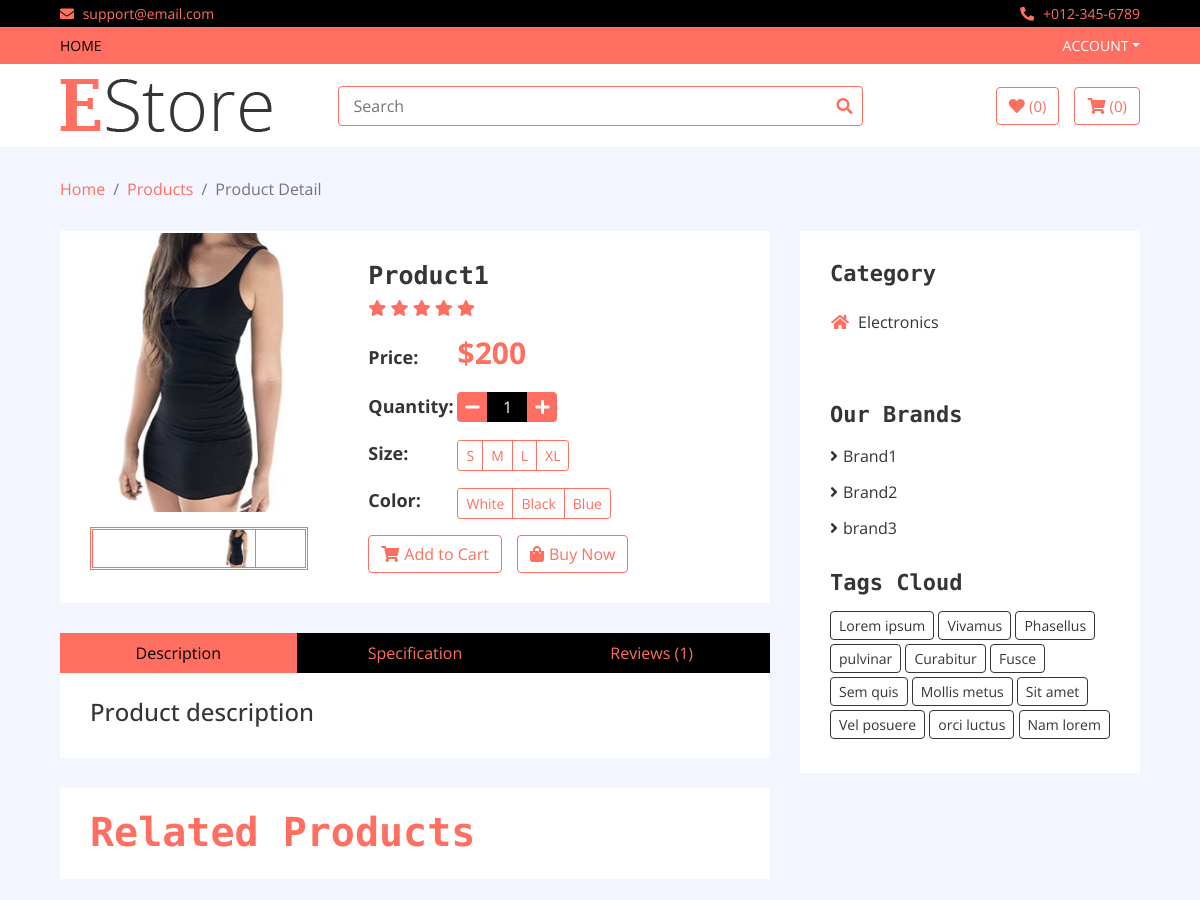
Page /detail/product1 (upper part) on the earlier database version.
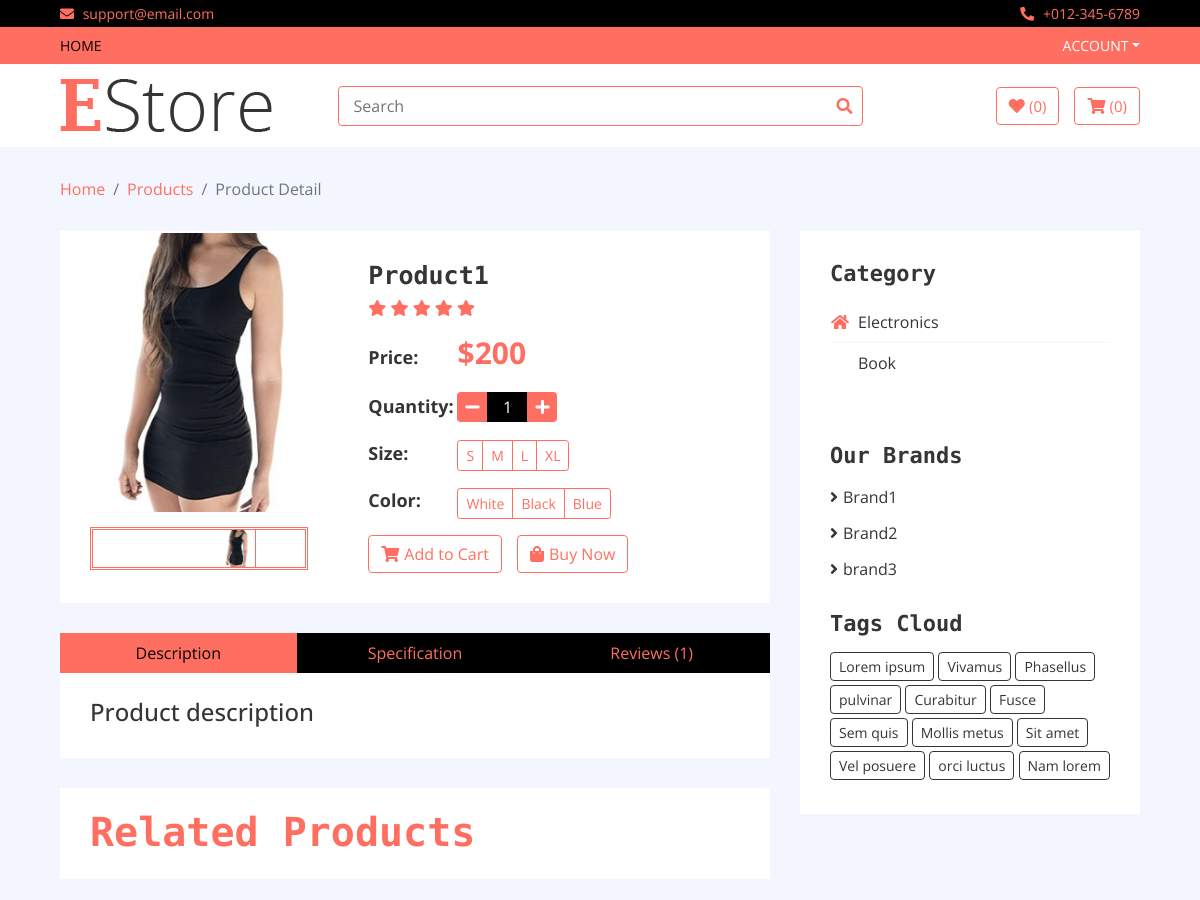
Same page on the later database version.
### home/models.py (models this page shows, shortened)
class Product(models.Model):
    name =models.CharField(max_length=300)
    price = models.IntegerField()
    discounted_price = models.IntegerField()
    image = models.ImageField(upload_to='media')
    description = models.TextField(blank = True)
    specification = models.TextField(blank = True)
    slug = models.TextField(unique = True)
    category = models.ForeignKey(Category, on_delete=models.CASCADE)
    brand = models.ForeignKey(Brand, on_delete=models.CASCADE)
    stock = models.CharField(max_length=100, choices=STOCK)
    labels = models.CharField(max_length=100,choices=LABELS)

class Category(models.Model):
    name = models.CharField(max_length=300,unique=True)
    logo = models.CharField(max_length=300)
    slug = models.CharField(max_length=300,unique=True)

class Brand(models.Model):
    name = models.CharField(max_length=300)
    image = models.ImageField(upload_to='media')
    rank = models.IntegerField()
    slug = models.CharField(max_length=300, unique=True)

### home/views.py (the view)
# urls.py: path("detail/<slug>", DetailView.as_view(), name = 'detail'),
class DetailView(BaseView):
    def get(self,request,slug):
        self.views
        self.views['detail_products'] = Product.objects.filter(slug = slug)
        cat_id = Product.objects.get(slug = slug).category_id
        self.views['related_products'] = Product.objects.filter(category_id = cat_id)
        return render(request, 'product-detail.html', self.views)

### templates/product-detail.html (shortened to what this page needs)
{% extends 'base.html' %}
{% load static %}
{% block content %}
        <div class="breadcrumb-wrap">
            <div class="container-fluid">
                <ul class="breadcrumb">
                    <li class="breadcrumb-item"><a href="#">Home</a></li>
                    <li class="breadcrumb-item"><a href="#">Products</a></li>
                    <li class="breadcrumb-item active">Product Detail</li>
                </ul>
            </div>
        </div>
        <div class="product-detail">
            <div class="container-fluid">
                <div class="row">
                    {% for detail in detail_products %}
                    <div class="col-lg-8">
                        <div class="product-detail-top">
                            <div class="row align-items-center">
                                <div class="col-md-5">
                                    <div class="product-slider-single normal-slider">
                                        <img src="{{detail.image.url}}" alt="Product Image">
                                    </div>
                                    <div class="product-slider-single-nav normal-slider">
                                        <div class="slider-nav-img"><img src="{{detail.image.url}}" alt="Product Image"></div>
                                    </div>
                                </div>
                                <div class="col-md-7">
                                    <div class="product-content">
                                        <div class="title"><h2>{{detail.name}}</h2></div>
                                        <div class="ratting">
                                            <i class="fa fa-star"></i>
                                            <i class="fa fa-star"></i>
                                            <i class="fa fa-star"></i>
                                            <i class="fa fa-star"></i>
                                            <i class="fa fa-star"></i>
                                        </div>
                                        <div class="price">
                                            <h4>Price:</h4>
                                            {% if detail.discounted_price > 0 %}
                                            <p>${{detail.discounted_price}} <span>${{detail.price}}</span></p>
                                            {% else %}
                                            <p>${{detail.price}}</p>
                                            {% endif %}
                                        </div>
                                        <div class="quantity">
                                            <h4>Quantity:</h4>
                                            <div class="qty">
                                                <button class="btn-minus"><i class="fa fa-minus"></i></button>
                                                <input type="text" value="1">
                                                <button class="btn-plus"><i class="fa fa-plus"></i></button>
                                            </div>
                                        </div>
                                        <div class="p-size">
                                            <h4>Size:</h4>
                                            <div class="btn-group btn-group-sm">
                                                <button type="button" class="btn">S</button>
                                                <button type="button" class="btn">M</button>
                                                <button type="button" class="btn">L</button>
                                                <button type="button" class="btn">XL</button>
                                            </div>
                                        </div>
                                        <div class="p-color">
                                            <h4>Color:</h4>
                                            <div class="btn-group btn-group-sm">
                                                <button type="button" class="btn">White</button>
                                                <button type="button" class="btn">Black</button>
                                                <button type="button" class="btn">Blue</button>
                                            </div>
                                        </div>
                                        <div class="action">
                                            <a class="btn" href="#"><i class="fa fa-shopping-cart"></i>Add to Cart</a>
                                            <a class="btn" href="#"><i class="fa fa-shopping-bag"></i>Buy Now</a>
                                        </div>
                                    </div>
                                </div>
                            </div>
                        </div>
                        <div class="row product-detail-bottom">
                            <div class="col-lg-12">
                                <ul class="nav nav-pills nav-justified">
                                    <li class="nav-item">
                                        <a class="nav-link active" data-toggle="pill" href="#description">Description</a>
                                    </li>
                                    <li class="nav-item">
                                        <a class="nav-link" data-toggle="pill" href="#specification">Specification</a>
                                    </li>
                                    <li class="nav-item">
                                        <a class="nav-link" data-toggle="pill" href="#reviews">Reviews (1)</a>
                                    </li>
                                </ul>
                                <div class="tab-content">
                                    <div id="description" class="container tab-pane active">
                                        <h4>Product description</h4>
                                    </div>
                                </div>
                            </div>
                        </div>
                        <div class="product">
                            <div class="section-header">
                                <h1>Related Products</h1>
                            </div>
                        </div>
                    </div>
                    {% endfor %}
                    <div class="col-lg-4 sidebar">
                        <div class="sidebar-widget category">
                            <h2 class="title">Category</h2>
                            <nav class="navbar bg-light">
                                <ul class="navbar-nav">
                                   {% for cat in categories %}
                                <li class="nav-item">
                                    <a class="nav-link" href="/category/{{cat.slug}}"><i class="fa {{cat.logo}}"></i>{{cat.name}}</a>
                                </li>
                                {% endfor %}
                                </ul>
                            </nav>
                        </div>
                        <div class="sidebar-widget widget-slider">
                        </div>
                        <div class="sidebar-widget brands">
                            <h2 class="title">Our Brands</h2>
                            <ul>
                                {% for brand in brands %}
                                <li><a href="/brand/{{brand.slug}}">{{brand.name}} </a></li>
                                {% endfor %}
                            </ul>
                        </div>
                        <div class="sidebar-widget tag">
                            <h2 class="title">Tags Cloud</h2>
                            <a href="#">Lorem ipsum</a>
                            <a href="#">Vivamus</a>
                            <a href="#">Phasellus</a>
                            <a href="#">pulvinar</a>
                            <a href="#">Curabitur</a>
                            <a href="#">Fusce</a>
                            <a href="#">Sem quis</a>
                            <a href="#">Mollis metus</a>
                            <a href="#">Sit amet</a>
                            <a href="#">Vel posuere</a>
                            <a href="#">orci luctus</a>
                            <a href="#">Nam lorem</a>
                        </div>
                    </div>
                </div>
            </div>
        </div>
        {% endblock %}

### templates/base.html (shortened to what this page needs)
<!DOCTYPE html>
{% load static %}
<html lang="en">
    <head>
        <link href="https://stackpath.bootstrapcdn.com/bootstrap/4.4.1/css/bootstrap.min.css" rel="stylesheet">
        <link href="https://cdnjs.cloudflare.com/ajax/libs/font-awesome/5.10.0/css/all.min.css" rel="stylesheet">
        <link href="{% static 'lib/slick/slick.css' %}" rel="stylesheet">
        <link href="{% static 'lib/slick/slick-theme.css' %}" rel="stylesheet">
        <link href="{% static 'css/style.css' %}" rel="stylesheet">
    </head>
    <body>
        <div class="top-bar">
            <div class="container-fluid">
                <div class="row">
                    <div class="col-sm-6">
                        <i class="fa fa-envelope"></i>
                        support@email.com
                    </div>
                    <div class="col-sm-6">
                        <i class="fa fa-phone-alt"></i>
                        +012-345-6789
                    </div>
                </div>
            </div>
        </div>
        <div class="nav">
            <div class="container-fluid">
                <nav class="navbar navbar-expand-md bg-dark navbar-dark">
                    <div class="collapse navbar-collapse justify-content-between" id="navbarCollapse">
                        <div class="navbar-nav mr-auto">
                            <a href="index.html" class="nav-item nav-link active">Home</a>
                        </div>
                        {% if user.is_authenticated %}
                        <div class="navbar-nav ml-auto">
                            <div class="nav-item dropdown">
                                <a href="#" class="nav-link dropdown-toggle" data-toggle="dropdown">{{user.username}}</a>
                                <div class="dropdown-menu">
                                    <a href="/account/logout/" class="dropdown-item">Log Out</a>
                                </div>
                            </div>
                        </div>
                        {% else %}
                        <div class="navbar-nav ml-auto">
                            <div class="nav-item dropdown">
                                <a href="#" class="nav-link dropdown-toggle" data-toggle="dropdown">Account</a>
                            </div>
                        </div>
                        {% endif %}
                    </div>
                </nav>
            </div>
        </div>
        <div class="bottom-bar">
            <div class="container-fluid">
                <div class="row align-items-center">
                    <div class="col-md-3">
                        <div class="logo">
                            <a href="index.html">
                                <img src="img/logo.png" alt="Logo">
                            </a>
                        </div>
                    </div>
                    <div class="col-md-6">
                        <form method = "GET" action = '/search'>
                        <div class="search">
                            <input type="text" name = "search" placeholder="Search" required>
                            <button type = "submit"><i class="fa fa-search"></i></button>
                        </div>
                        </form>
                    </div>
                    <div class="col-md-3">
                        <div class="user">
                            <a href="wishlist.html" class="btn wishlist">
                                <i class="fa fa-heart"></i>
                                <span>(0)</span>
                            </a>
                            <a href="cart.html" class="btn cart">
                                <i class="fa fa-shopping-cart"></i>
                                <span>(0)</span>
                            </a>
                        </div>
                    </div>
                </div>
            </div>
        </div>
    {% block content %}
        {% endblock %}
    </body>
</html>

Differences in the rows shown:
added Category: name "Book"
